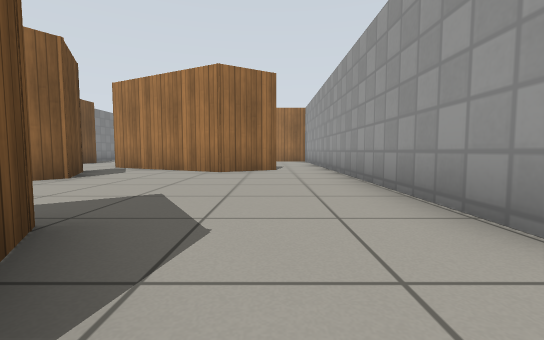
View 1 (above)

18 first-person views from a walk through a robot-simulator world made for Gazebo. The camera is 0.5 m above the floor, tilts 4° down and sees 90° across. The floor is counted in squares, 1 m on a side. Each view is taken from the middle of a square. On the plan, view 1 faces up. The plan holds only what a view shows up to about 9 squares ahead; the rest is blank. Simple patterns stand in for the simulator's built-in surfaces.

View 2
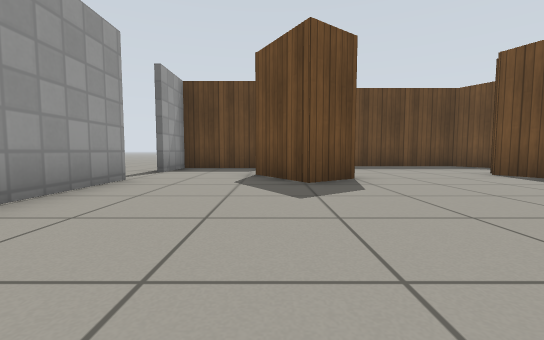

View 3
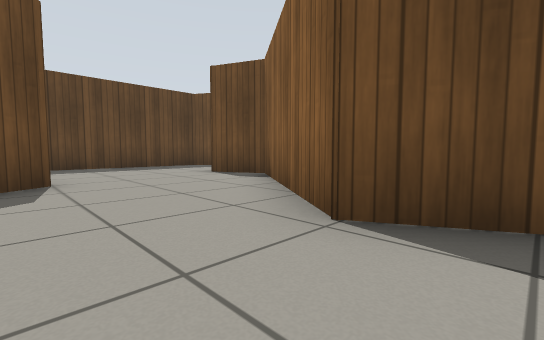

View 4
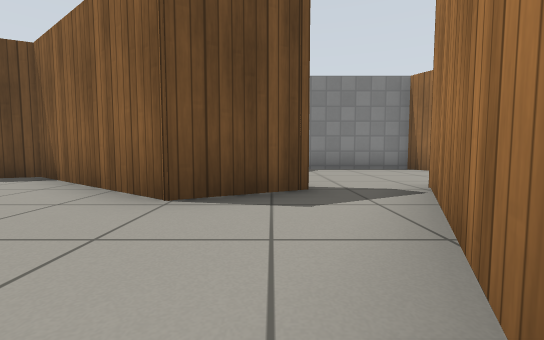

View 5
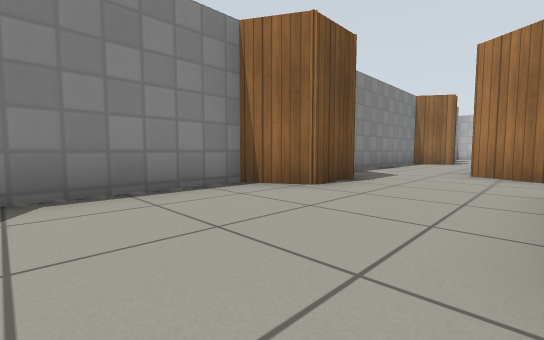

View 6
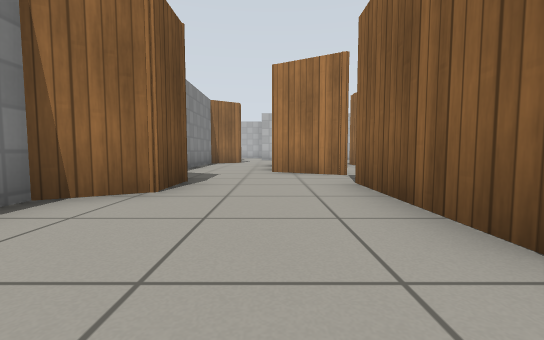

View 7
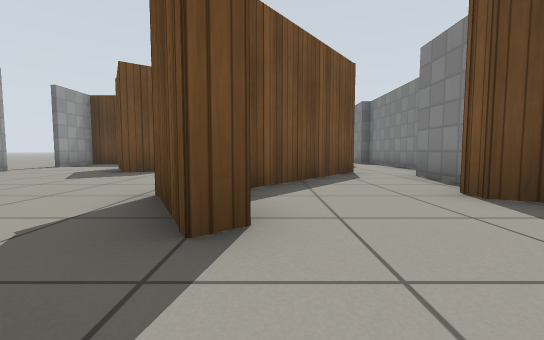

View 8
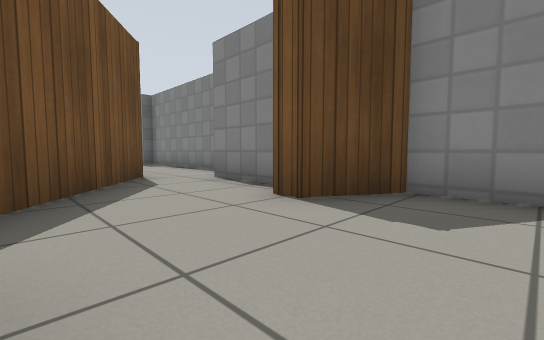

View 9
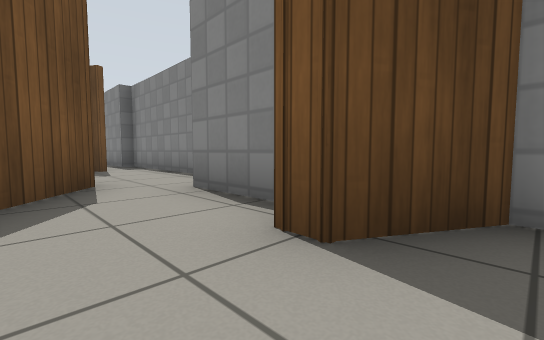

View 10
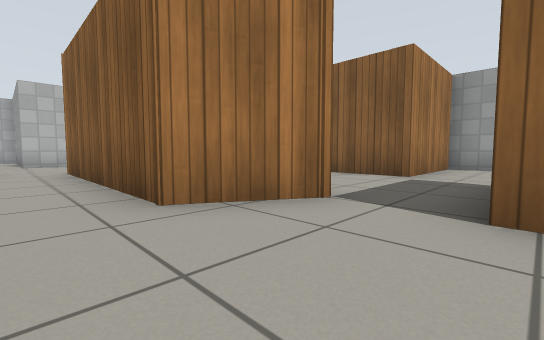

View 11
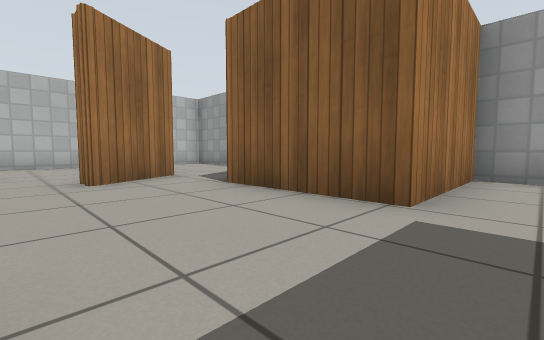

View 12
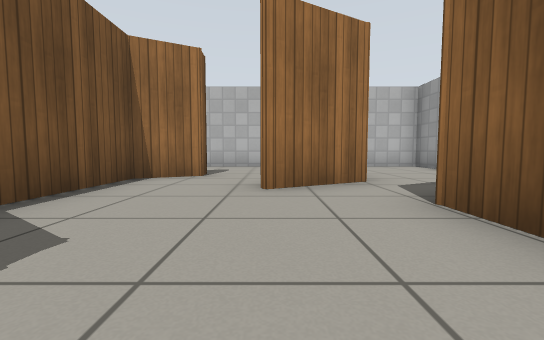

View 13
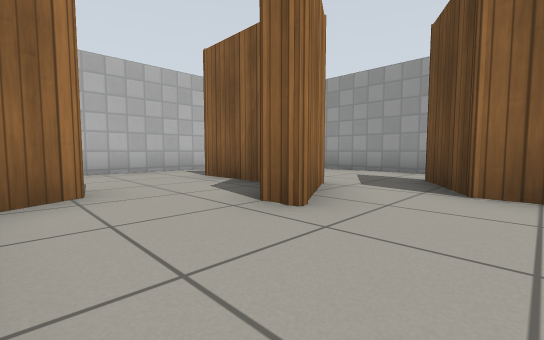

View 14
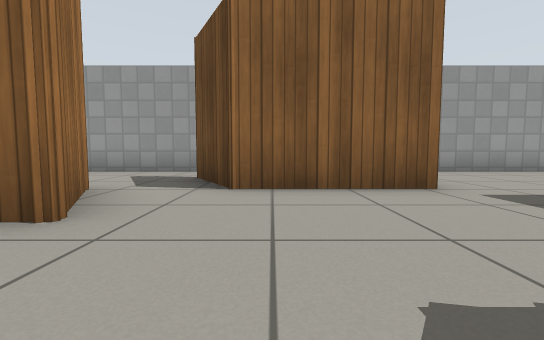

View 15
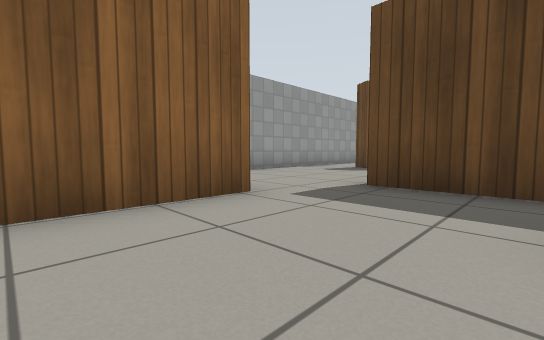

View 16
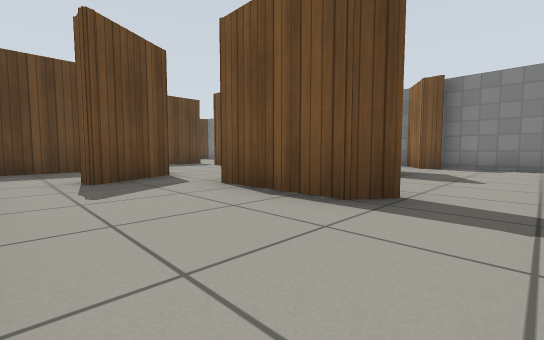

View 17
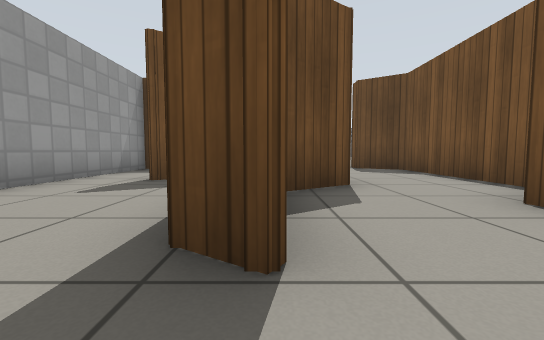

View 18
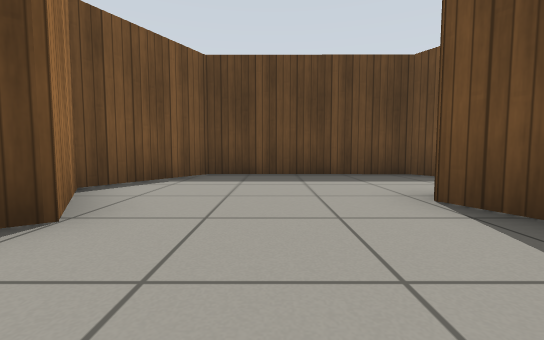

### Floor plan
Ten units are one square. View 1 is at (0, 0); x grows to the right and y downward. Boxes are objects, and circles mark ways between rooms. Rooms are numbered by the first view taken in them; rooms with no view inside come last. Other rooms are left out.
<svg viewBox="-95 -221 120 258">
<path fill="none" stroke="#000" d="M16 -12 16 -64M-6 20 16 20 16 4M-45 -65 -37 -49 -62 -16 -56 -3M2 -72 -12 -64 -47 -82M-77 15 -70 28 -26 28 -14 6 -25 -11 -16 -18 -7 -3M-47 -82 -47 -113M-50 -62 -45 -65M-49 -62 -45 -65M-72 -52 -72 -48M-74 -115 -74 -103 -84 -97 -84 -59 -72 -52 -74 -48M-79 -43 -79 -25M-44 -126 -60 -135M-69 -16 -47 -44M-41 -112 -21 -112M-4 -75 2 -72M-15 -174 -31 -165 -31 -170M16 -64 16 -128 -14 -128 -14 -155M-44 -184 -55 -179 -55 -138 -44 -131 -44 -126M-20 -200 -15 -196 -15 -174M-14 -155 1 -164 1 -159M16 -154 16 -216 -26 -216M-74 -191 -74 -185 -84 -178 -84 -133M-44 -190 -44 -184M-79 -210 -79 -189M-31 -170 -22 -177M-20 -181 -20 -200M-26 -216 -65 -216M-60 -135 -60 -181M-90 -9 -90 32M-4 -134 16 -134 16 -154"/>
<circle cx="-40" cy="-70" r="3" fill="#2a7"/>
<circle cx="10" cy="-70" r="3" fill="#2a7"/>
<circle cx="-60" cy="10" r="3" fill="#2a7"/>
<circle cx="-50" cy="-120" r="3" fill="#2a7"/>
<circle cx="-70" cy="-140" r="3" fill="#2a7"/>
<circle cx="-70" cy="-30" r="3" fill="#2a7"/>
<circle cx="-40" cy="-170" r="3" fill="#2a7"/>
<circle cx="-20" cy="-205" r="3" fill="#2a7"/>
<circle cx="10" cy="-150" r="3" fill="#2a7"/>
<text x="-20" y="-20">1</text>
<text x="-60" y="-80">2</text>
<text x="-20" y="-120">3</text>
<text x="0" y="-190">4</text>
<text x="-60" y="-190">5</text>
<text x="-80" y="-10">6</text>
<text x="0" y="-150">7</text>
</svg>
Room 1 opens to room 2. Room 1 opens to room 3. Room 1 opens to room 6. Room 2 opens to room 3. Room 2 opens to room 5. Room 2 opens to room 6. Room 3 opens to room 5. Room 4 opens to room 5. Room 4 opens to room 7.

Where each view was taken, in squares from view 1:
view 1: 0 up, 0 right, facing up
view 2: 6 up, 1 left, facing down
view 3: 6 up, 2 left, facing down-left
view 4: 6 up, 1 left, facing left
view 5: 7 up, 5 left, facing up-left
view 6: 7 up, 6 left, facing up
view 7: 8 up, 5 left, facing down
view 8: 7 up, 5 left, facing down-left
view 9: 6 up, 6 left, facing down-left
view 10: 11 up, 7 left, facing up-right
view 11: 12 up, 4 left, facing up-right
view 12: 13 up, 3 left, facing up
view 13: 15 up, 5 left, facing up-right
view 14: 15 up, 5 left, facing right
view 15: 15 up, 4 left, facing down-right
view 16: 21 up, 1 right, facing down-left
view 17: 21 up, 2 left, facing down
view 18: 3 up, 4 left, facing down
